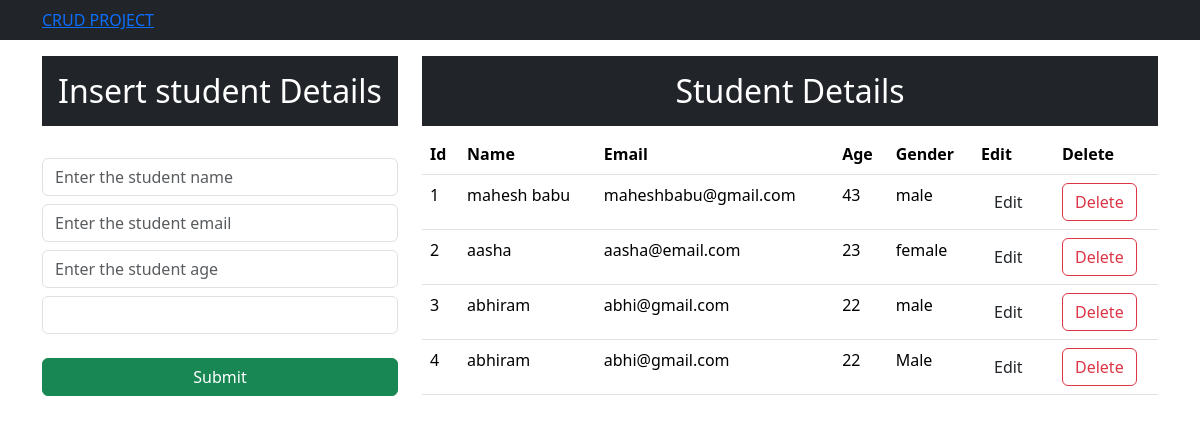
The page / on the database its author committed.
### app/models.py (models this page shows, shortened)
class Student(models.Model):
    name=models.CharField(max_length=25,blank=False)
    email=models.EmailField()
    age=models.IntegerField()
    gender=models.CharField(max_length=25,blank=False)

### app/views.py (the view)
# urls.py: path('',views.index,name="index"),
def index(request):
    data=Student.objects.all()
    context={"data":data}
    return render(request,"index.html",context)

### templates/index.html (shortened to what this page needs)
<!DOCTYPE html>
<html lang="en">
<head>
    <link href="https://cdn.jsdelivr.net/npm/bootstrap@5.3.3/dist/css/bootstrap.min.css" rel="stylesheet">
</head>
<body>
    <nav class="navbar navbar-expand-lg navbar-dark bg-dark">
        <div class="container">
        <a class="navabar-barnd" href="#">CRUD PROJECT</a>
     </div>
    </nav>
    <div class="container mt-3">
        <div class="row">
            <div class="col-md-4">
                <h2 class="text-white bg-dark text-center p-3">Insert student Details</h2>
                <br>
                <form action="/update/{{d.id}}" method="post">{% csrf_token %}
                    <div class="form-group">
                        <input type="text" class="form-control" placeholder="Enter the student name" name="name" required>
                    </div>
                    <div class="form-group">
                        <input type="email" class="form-control mt-2" placeholder="Enter the student email" name="email" required >
                    </div>
                    <div class="form-group">
                       <input type="number" class="form-control mt-2" placeholder="Enter the student age" name="age" required>
                    </div>
                    <div class="form-group">
                        <select name="gender" class="form-control mt-2">
                            <option selected>{{d.gender}}</option>
                            <option value="Male">Male</option>
                        </select>
                    </div>
                    <br>
                    <div class="d-grid gap-2">
                        <button class="btn btn-success" type="submit">Submit</button>
                    </div>
                </form>
            </div>
            <div class="col-md-8">
                <h2 class="text-center text-white bg-dark p-3">Student Details</h2>
                <table class="table">
                    <thead>
                        <tr>
                            <th>Id</th>
                            <th>Name</th>
                            <th>Email</th>
                            <th>Age</th>
                            <th>Gender</th>
                            <th>Edit</th>
                            <th>Delete</th>
                        </tr>
                    </thead>
                    <tbody>
                        {% for d in data%}
                        <tr>
                            <td>{{d.id}}</td>
                            <td>{{d.name}}</td>
                            <td>{{d.email}}</td>
                            <td>{{d.age}}</td>
                            <td>{{d.gender}}</td>
                            <td><a button href="/update/{{d.id}}" class="btn btn-ouline-primary">Edit</a></button></td>
                            <td><a button  class="btn btn-outline-danger">Delete</a></button></td>
                        </tr>
                        {% endfor %}
                    </tbody>
                </table>
            </div>
        </div>
    </div>
</body>
</html>

### rows shown on the page
Student: id "1", name "mahesh babu", email "maheshbabu@gmail.com", age "43", gender "male"
Student: id "2", name "aasha", email "aasha@email.com", age "23", gender "female"
Student: id "3", name "abhiram", email "abhi@gmail.com", age "22", gender "male"
Student: id "4", name "abhiram", email "abhi@gmail.com", age "22", gender "Male"
